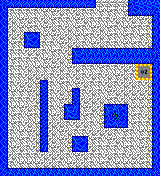

Below is a game level as drawn by its tile map, then a one-line description and the .tmx file that defines it, in full:
An orthogonal 20x22 tile map with 8x8 px tiles, 1 tile layer (Capa de patrones 1).

<map version="1.4" tiledversion="1.4.2" orientation="orthogonal" renderorder="right-down" width="20" height="22" tilewidth="8" tileheight="8" infinite="0" nextlayerid="2" nextobjectid="1">
 <tileset firstgid="1" source="tileset.tsx" />
 <layer id="1" name="Capa de patrones 1" width="20" height="22">
  <data encoding="csv">
10,27,27,27,27,27,27,27,27,27,27,24,6,6,6,6,26,8,8,8,
16,3,3,3,3,1,1,2,3,2,3,3,1,1,3,1,23,27,27,11,
16,2,1,2,3,2,1,3,3,1,2,3,3,3,2,3,2,1,2,26,
16,2,1,1,3,1,2,3,2,1,3,1,2,1,3,1,1,3,3,26,
16,2,2,12,13,1,1,2,2,1,1,3,2,1,3,1,3,1,3,26,
16,1,3,23,24,3,3,1,2,2,3,1,2,3,3,1,1,3,2,26,
16,3,3,2,2,3,1,3,2,12,15,15,15,15,15,15,15,15,15,22,
16,1,3,3,3,1,2,2,1,23,27,27,27,27,27,27,27,27,27,11,
16,3,3,2,1,1,1,2,1,2,3,3,1,3,3,2,2,52,53,26,
16,3,3,2,2,2,3,2,3,2,3,2,3,2,1,2,3,54,55,26,
16,3,2,2,1,14,3,1,3,1,2,3,3,2,3,2,2,3,2,26,
16,1,1,1,2,45,3,2,1,14,3,2,3,1,2,2,2,2,2,26,
16,3,3,3,2,45,3,1,2,45,2,2,2,1,3,2,1,1,1,26,
16,1,1,2,3,45,3,1,12,18,1,2,2,12,15,13,1,1,1,26,
16,1,3,1,3,45,1,2,23,24,1,3,1,26,40,16,1,3,2,26,
16,1,3,2,1,45,2,2,3,2,2,3,1,23,27,24,1,3,3,26,
16,3,1,1,2,45,2,1,2,3,3,2,2,2,3,1,3,1,1,26,
16,3,1,3,2,45,2,1,2,12,13,1,3,1,2,3,3,1,3,26,
16,1,2,3,2,25,1,2,1,23,24,2,3,3,3,1,3,1,2,26,
16,2,3,3,3,2,2,2,3,1,2,3,3,2,3,3,2,2,3,26,
16,3,1,1,1,2,2,3,1,2,2,3,1,3,1,1,1,1,3,26,
21,15,15,15,15,15,15,15,15,15,15,15,15,15,15,15,15,15,15,22
</data>
 </layer>
</map>